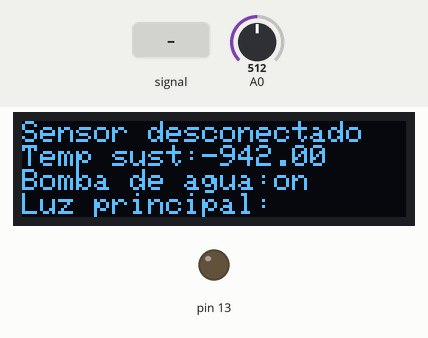
Bench run of a sketch on a simulated Arduino Uno, built with avr-gcc and run on an emulated ATmega328P. Parts: 128×32 one-colour display, output pins drawn as LEDs (lit = HIGH). Inputs (shaded band) come from the test bench; at power-on: A0 = 512. What the sketch prints to the serial monitor is not drawn.

Above: at 2.7 s.
2.8 s: A0 fed a 200 Hz sine of ±81 counts around its level
At 2.95 s:
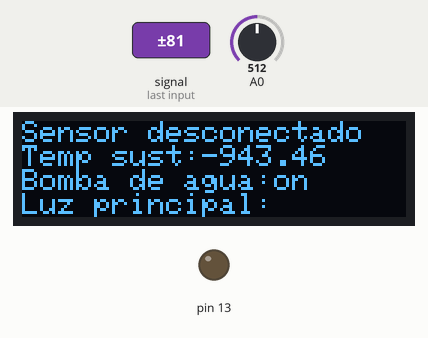
4.8 s: A0 set to 106
At 6.0 s:
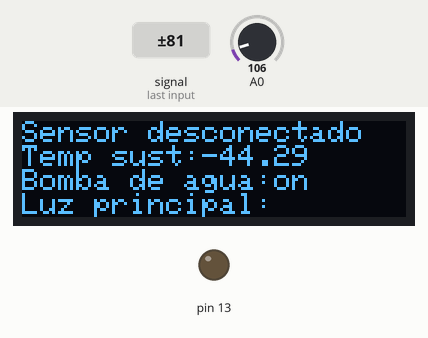
6.5 s: A0 set to 87
At 7.7 s:
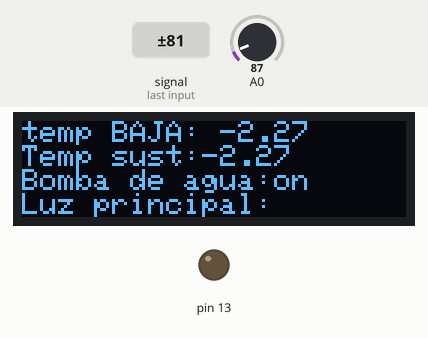
8.2 s: A0 set to 0
At 9.4 s:
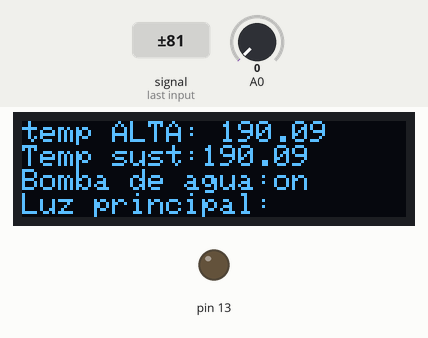
10.0 s: A0 set to 122
At 10.9 s:
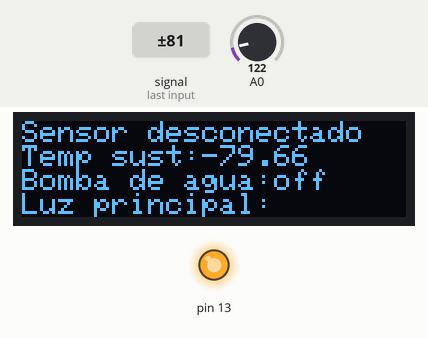
11.8 s: A0 set to 0
At 12.14 s:
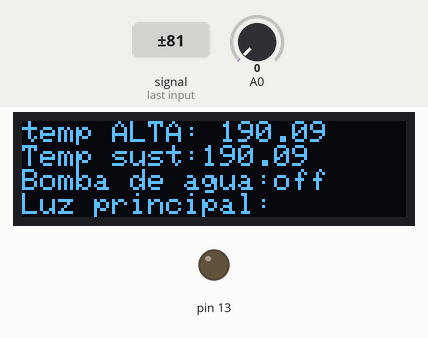
Timing chart, 0 to 14.7 s (numbered marks = the images above; inputs shaded):
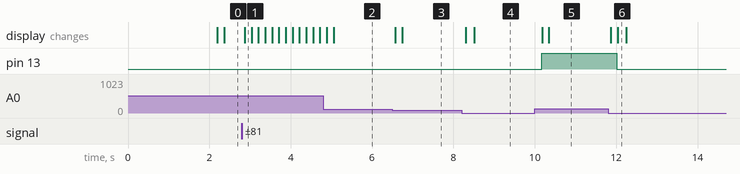

Measured:
- the behaviour switches between 96 and 95 on A0 (found by bisection; images 2 and 3)
- after the input at 2.8 s, the display: changes after 0.07 s (image 1)
- after the input at 6.5 s, the display: first changes after 0.07 s (image 3 shows a later state)
- after the input at 8.2 s, the display: first changes after 0.10 s (image 4 shows a later state)
- after the input at 10.0 s, pin 13: LOW → HIGH after 0.17 s; the display: first changes after 0.18 s (image 5 shows a later state)
- after the input at 11.8 s, pin 13: HIGH → LOW after 0.22 s; the display: first changes after 0.06 s (image 6 shows a later state)

The sketch:

Control_central_del_sistema.ino
```cpp
#include <SoftwareSerial.h>


/*
  intelligent hydroponic system for micro pro

  This system is to automate the hydroponic culture for any type of component that our hydroponic system has.
  This program aims to be as minimized and efficient as possible.
  It is recommended to use switching for the management of the relays.

  Author: Cristian Niño
*/

#include <Adafruit_GFX.h>
#include <Adafruit_SSD1306.h>
SoftwareSerial BT(4,2); // RX, TX

#define OLED_RESET 4
Adafruit_SSD1306 display(OLED_RESET);

#define NUMFLAKES 10
#define XPOS 0
#define YPOS 1
#define DELTAY 2

bool startStatus = false;

#import "Thermometer.h";
#import "Pumps.h";

//End Import List

//class declaration


//substrate thermometer
Thermometer substrateThermometer(A0, 21, 372, -20);  //pinIn, initial temperature, Final value(calibration)


//Water Pump
Pumps waterPump(13);

//main light
//Lights mainLight(12);

//End class declaration

int baudios = 9600;

int susTemp = 22;
bool watterPumpStatus = false;


// the setup function runs once when you press reset or power the board
void setup() {


  Serial.begin(baudios);

  // set the data rate for the SoftwareSerial port
  BT.begin(baudios);

  // by default, we'll generate the high voltage from the 3.3v line internally! (neat!)
  display.begin(SSD1306_SWITCHCAPVCC, 0x3C);  // initialize with the I2C addr 0x3C (for the 128x32)


  //setting the substrate thermometer
  substrateThermometer.configure(16, 18, 23);   //low temperature, ok temperature, high temperature
  //water pump configuration
  waterPump.configure();

  //Main light configuration
  //mainLight.configure();

}

// the loop function runs over and over again forever
void loop() {


  //Run thermometer
  substrateThermometer.start();

  //Start Bluetooth
  if (BT.available()) {
    Serial.println(BT.read());

  }
  if (Serial.available()) {
    BT.write(Serial.read());
  }


  if(!startStatus){
    // Clear the buffer.
    display.clearDisplay();

    // text display tests
    display.setTextSize(1);
    display.setTextColor(WHITE);
    display.setCursor(0,0);
    display.println("HOPE SYSTEM");
    display.setTextColor(BLACK, WHITE); // 'inverted' text
    display.println(1.0);
    display.setTextSize(2);
    display.setTextColor(WHITE);
    display.print("Iniciando");
    startStatus = true;
    delay(2000);
  }else{
    display.clearDisplay();

    // text display tests
    display.setTextSize(1);
    display.setTextColor(WHITE);
    display.setCursor(0,0);
    if(substrateThermometer.stateTemp == 4){
      display.println("Sensor desconectado");
    }else{
      if(substrateThermometer.stateTemp == 0){
        display.print("temp ALTA: ");
      }else if(substrateThermometer.stateTemp == 1){
        display.print("temp IDEAL: ");
      }else if(substrateThermometer.stateTemp == 2){
        display.print("temp PERFECTA: ");
      }else if(substrateThermometer.stateTemp == 3){
        display.print("temp BAJA: ");
      };
      display.println(substrateThermometer.temp);
    }
    display.print("Temp sust:");
    display.println(substrateThermometer.temp);
    display.print("Bomba de agua:");
    if(waterPump.state){
      display.println("on");
    }else{
      display.println("off");
    }
    display.print("Luz principal:");
//    if(mainLight.state){
//      display.println("on");
//    }else{
//      display.println("off");
//    }

  }
  //Start lights time run/stop
  //mainLight.timer(2000, 1000);

  //Pumps water time   run/stop
  waterPump.timer(10000, 20000);
  if((substrateThermometer.stateTemp == 0)){
    if(waterPump.state == false){
      waterPump.start();
      watterPumpStatus = true;
    }else{
      Serial.println("----ALERTA: bomba de agua encendia por altas temperaturas-------");
      }
    }else if( (substrateThermometer.stateTemp == 1) || (substrateThermometer.stateTemp == 2)){
    waterPump.finalize();
    waterPump.resetTimer();
  };

  //commans
//    if(bluetooth.currentCommand == 87){
//      //W
//      watterPumpStatus = false;
//      waterPump.finalize();
//      waterPump.resetTimer();
//    }else if(bluetooth.currentCommand == 119){
//      //w
//      waterPump.start();
//      watterPumpStatus = true;
//    }else if(bluetooth.currentCommand == 76){
//      //l
//      mainLight.start();
//    }else if(bluetooth.currentCommand == 108){
//      //L
//      mainLight.finalize();
//      mainLight.resetTimer();
//    }else{
//      //Serial.println("comando no reconocido");
//    }

  display.display();
}
```

Pumps.h
```cpp
class Pumps{
  public:
  unsigned long previousMillis = 0;
  bool state;
  int cont = 0;
  Pumps(int pin){
    pumpPin = pin;
  }
  void configure(){
    // initialize digital pin pump as an output.
    pinMode(pumpPin, OUTPUT);
  }
  void start(){
    lSwitch(true);
    Serial.println("Bomba de agua iniciada");
  }
  void finalize(){
    lSwitch(false);
    Serial.println("Bomba de agua apagada");
  }
  //Timer
  void timer(int OffTime, int OnTime){
    on = OnTime;
    off = OffTime;
    if(cont == 0){
      start();
      cont++;
    };
    unsigned long currentMillis = millis();
    if((pumpState == HIGH) && (currentMillis - previousMillis >= on))
    {
      pumpState = LOW;  // Turn it off
      previousMillis = currentMillis;  // Remember the time
      start();
    }
    else if ((pumpState == LOW) && (currentMillis - previousMillis >= off))
    {
      pumpState = HIGH;  // turn it on
      previousMillis = currentMillis;   // Remember the time
      finalize();
    }
  }
  //Restart timer
  void resetTimer(){
    previousMillis = 0;
  }
  protected:
  private:

  int on;
  int off;

  int pumpState = LOW;             // pumpState used to set the Pump
  int pumpPin;      // the number of the watter pin

  //This function is for functioning of the water's bomba
  void lSwitch(bool stateIn){
    if(stateIn)
    {
      pumpState = LOW;
    }else
    {
      pumpState = HIGH;
    }
    state = stateIn;
    digitalWrite(pumpPin, pumpState);
  }
};
```

Thermometer.h
```cpp
class Thermometer{
  public:
    int thermpin;
    int stateTemp;
    int t0;
    float vf0;
    //actual temperature
    float temp;
    int  highTemp;
    int  idealTemp;
    int  lowTemp;
    //minimum temperature
    int minTemp;

    char message = "";
    Thermometer(int pin, int tempIn, int valFin, int minTempe){
      thermpin = pin;                         // Assign analog input at thermometer pin
      t0 = tempIn;                            //actual temperature
      vf0 = valFin;
      minTemp = minTempe;
    }
    void configure(int temAlta, int temIdeal, int temBaja){
      // initialize analogic pin thermometer as an pullup.
      pinMode(thermpin, INPUT_PULLUP);
      highTemp = temAlta;
      idealTemp = temIdeal;
      lowTemp = temBaja;
    }
    void start(){
      action();
    }
    void setTemp(){
      return temp;
    }
  protected:
  private:
  void calTemp(){
    float dtemp, dtemp_avg;
      dtemp_avg = 0;
      for (int i = 0; i < 1024; i++) {
        float vf = analogRead(thermpin) * (4976.30 / 1023.000);
        //Serial.println(vf);
        dtemp = (vf - vf0) * 0.4545454;
        dtemp_avg = dtemp_avg + dtemp;
      }
      //Save data to termometer
      temp = (t0 - dtemp_avg / 1024);
  }
  void printTemp(){


    if(stateTemp == 4){
      //Serial.println("Sensor desconectado");
    }else{
      if(stateTemp == 0){
        Serial.print("temperatura ALTA ( grados centigrados)   = ");
      }else if(stateTemp == 1){
        Serial.print("temperatura IDEAL ( grados centigrados)   = ");
      }else if(stateTemp == 2){
        Serial.print("temperatura PERFECTA ( grados centigrados)   = ");
      }else if(stateTemp == 3){
        Serial.print("temperatura BAJA ( grados centigrados)   = ");
      };
      Serial.println(temp);
    }
  }

  void action(){
    //calculate time
    calTemp();

    if( temp > highTemp ){
      stateTemp = 0;
    }else if( temp > lowTemp && temp < highTemp ){
      stateTemp = 1;
    if( temp == idealTemp){
      stateTemp = 2;
    }
    }else if( temp < lowTemp && temp > (minTemp-1)){
      stateTemp = 3;
    }else if( temp < minTemp){
      stateTemp = 4;
    }
    printTemp();
  }
};
```
